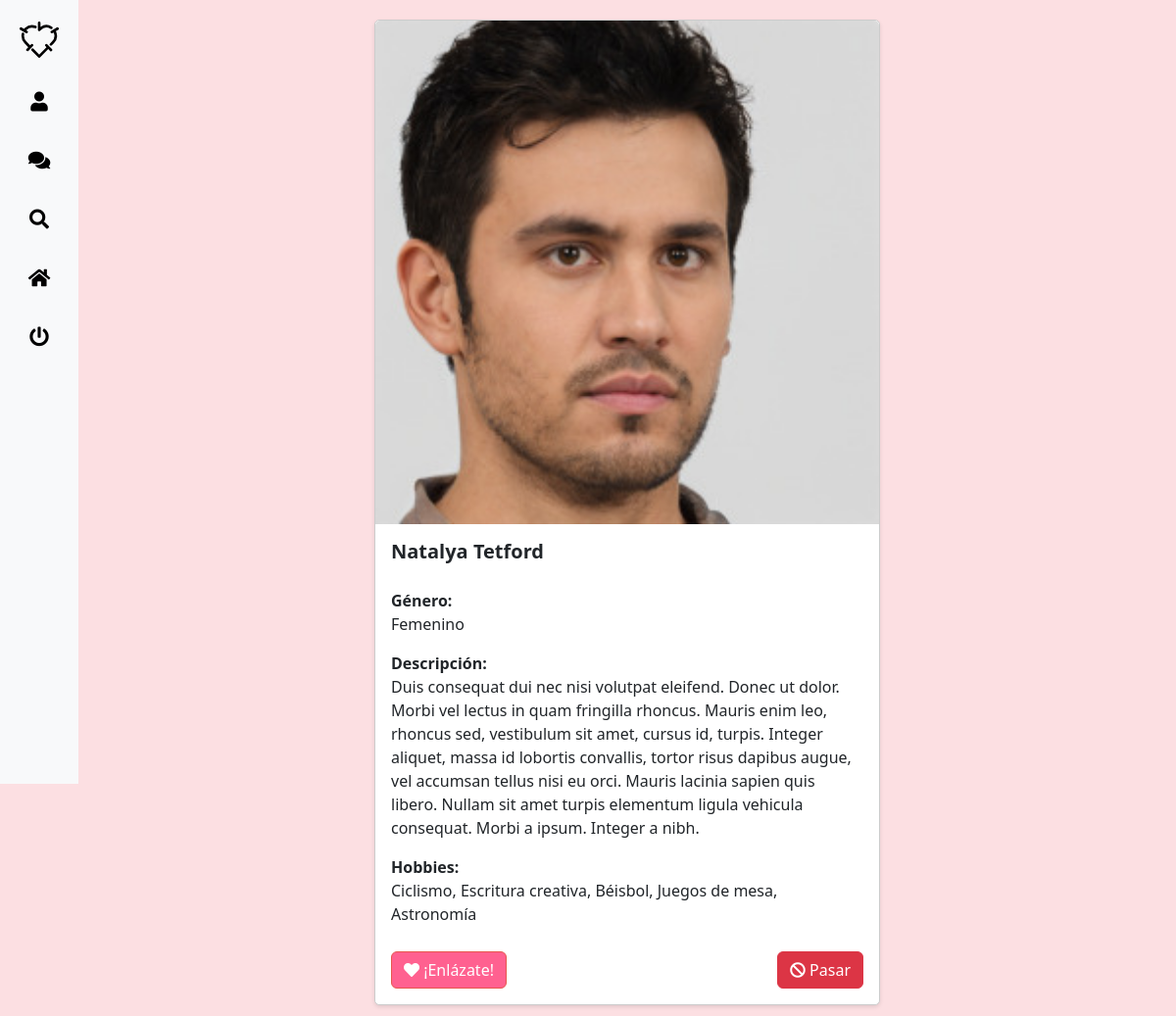
Screenshot of /explorar.php (signed in) with the database file from the repository.
### tables this page shows
CREATE TABLE `twn_users` (
  `id` int(11) NOT NULL,
  `first_name` varchar(64) NOT NULL,
  `last_name` varchar(64) DEFAULT NULL,
  `gender_id` varchar(3) DEFAULT NULL,
  `description` text DEFAULT NULL,
  `screen_name` varchar(64) NOT NULL,
  `email` varchar(64) NOT NULL,
  `gold_sub` tinyint(1) NOT NULL DEFAULT 0,
  `password` varchar(64) NOT NULL,
  `is_banned` tinyint(4) NOT NULL,
  `confirmation_code` varchar(255) DEFAULT NULL,
  `hobbies` varchar(255) DEFAULT NULL
);

CREATE TABLE `twn_genders` (
  `id` varchar(3) NOT NULL,
  `name` varchar(32) NOT NULL
);

### models/user_model.php (called while the page is built, shortened)
<?php
class UserModel
{
    private $conn;
    function __construct($conn)
    {
        $this->conn = $conn;
    }
    public function getRejectedProfiles($userId)
    {
        $query = "SELECT user2_id FROM twn_rejects WHERE user1_id = $userId
                  UNION
                  SELECT user1_id FROM twn_rejects WHERE user2_id = $userId";
        $result = mysqli_query($this->conn, $query);
        if ($result && mysqli_num_rows($result) > 0) {
            $rejectedProfiles = [];
            while ($row = mysqli_fetch_assoc($result)) {
                $rejectedProfiles[] = $row['user2_id'];
            }
            return $rejectedProfiles;
        } else {
            return [];
        }
    }
    public function getAcceptedProfiles($userId)
    {
        $query = "SELECT user2_id FROM twn_matches WHERE user1_id = $userId";
        $result = mysqli_query($this->conn, $query);
        if ($result && mysqli_num_rows($result) > 0) {
            $acceptedProfiles = [];
            while ($row = mysqli_fetch_assoc($result)) {
                $acceptedProfiles[] = $row['user2_id'];
            }
            return $acceptedProfiles;
        } else {
            return [];
        }
    }
    private function hasInterestedIn($userId)
    {
        $interestedInQuery = "SELECT gender_id FROM twn_interested_in WHERE user_id = ?";
        $stmtInterestedIn = $this->conn->prepare($interestedInQuery);
        $stmtInterestedIn->bind_param("i", $userId);
        $stmtInterestedIn->execute();
        $interestedInResult = $stmtInterestedIn->get_result();
        if ($interestedInResult && $interestedInResult->num_rows > 0) {
            $interestedInRow = $interestedInResult->fetch_assoc();
            return $interestedInRow['gender_id'];
        }
        return "";
    }
    private function hasHobbies($userId)
    {
        $hobbiesQuery = "SELECT hobbies FROM twn_users WHERE id = ?";
        $stmtHobbies = $this->conn->prepare($hobbiesQuery);
        $stmtHobbies->bind_param("i", $userId);
        $stmtHobbies->execute();
        $hobbiesResult = $stmtHobbies->get_result();
        if ($hobbiesResult && $hobbiesResult->num_rows > 0) {
            $hobbiesRow = $hobbiesResult->fetch_assoc();
            return $hobbiesRow['hobbies'];
        }
        return "";
    }
    public function getRandomProfile($userId, $attempt = 0)
    {
        $rejectedProfiles = $this->getRejectedProfiles($userId);
        $acceptedProfiles = $this->getAcceptedProfiles($userId);
        $interestedInGenderId = $this->hasInterestedIn($userId);
        $userHobbies = $this->hasHobbies($userId);
        $randomProfile = $this->getRandomProfileWithFilters($userId, $interestedInGenderId, $userHobbies, $rejectedProfiles, $acceptedProfiles);
        return $randomProfile;
    }
    private function getRandomProfileWithFilters($userId, $interestedInGenderId, $userHobbies, $rejectedProfiles, $acceptedProfiles)
    {
        $randomProfileQuery = "SELECT u.*, p.link, g.name AS gender_name
                               FROM twn_users u
                               JOIN twn_user_photo p ON u.id = p.user_id
                               JOIN twn_genders g ON u.gender_id = g.id
                               WHERE u.id != ?";
        $params = [$userId];
        $paramTypes = "i";
        if (!empty($interestedInGenderId)) {
            if ($interestedInGenderId == "B") {
                $randomProfileQuery .= " AND (u.gender_id = 'M' OR u.gender_id = 'F')";
            } else {
                $randomProfileQuery .= " AND u.gender_id = ?";
                $params[] = $interestedInGenderId;
                $paramTypes .= "s";
            }
        }
        if (!empty($userHobbies)) {
            $randomProfileQuery .= " AND (";
            $hobbiesArray = explode(",", $userHobbies);
            $numHobbies = count($hobbiesArray);
            for ($i = 0; $i < $numHobbies; $i++) {
                $cleanedHobby = mb_strtolower(trim($hobbiesArray[$i]));
                $cleanedHobby = str_replace(
                    ['á', 'é', 'í', 'ó', 'ú', 'ü'],
                    ['a', 'e', 'i', 'o', 'u', 'u'],
                    $cleanedHobby
                );
                $randomProfileQuery .= "LOWER(u.hobbies) LIKE ?";
                $params[] = "%" . $cleanedHobby . "%";
                $paramTypes .= "s";
                if ($i < $numHobbies - 1) {
                    $randomProfileQuery .= " OR ";
                }
            }
            $randomProfileQuery .= ")";
        }
        $randomProfileQuery .= " ORDER BY RAND()";
        $stmtRandomProfile = $this->conn->prepare($randomProfileQuery);
        $stmtRandomProfile->bind_param($paramTypes, ...$params);
        $stmtRandomProfile->execute();
        $randomProfileResult = $stmtRandomProfile->get_result();
        $blockedAndAcceptedProfiles = array_merge($rejectedProfiles, $acceptedProfiles);
        while ($row = $randomProfileResult->fetch_assoc()) {
            if (!in_array($row['id'], $blockedAndAcceptedProfiles)) {
                return $row;
            }
        }
        return null;
    }
}

### explorar.php (the view, shortened to what this page needs)
<?php
require_once "models/user_model.php";
$userModel = new UserModel($conn);
$userModel->checkBan();
$randomProfile = $userModel->getRandomProfile($_SESSION["user_id"]);
?>
<!DOCTYPE html>
<html lang="es">
<head>
    <link rel="stylesheet" type="text/css" href="helpers/bootstrap-5.3.0-alpha1-dist/css/bootstrap.min.css" />
    <link rel="stylesheet" href="https://cdnjs.cloudflare.com/ajax/libs/font-awesome/5.15.4/css/all.min.css">
    <link rel="stylesheet" type="text/css" href="style.css" />
    <link rel="stylesheet" href="https://cdnjs.cloudflare.com/ajax/libs/toastr.js/latest/css/toastr.min.css">
</head>
<body>
    <div class="sidebar" id="sidebar">
        <div class="sidebar-logo">
            <a href="home.php">
                <img src="images/logo_vf.svg">
            </a>
        </div>
        <ul class="sidebar-icons">
            <li>
                <a href="perfil.php">
                    <span class="icon"><i class="fas fa-user"></i></span>
                </a>
            </li>
            <li>
                <a href="chats.php">
                    <span class="icon"><i class="fas fa-comments"></i></span>
                </a>
            </li>
            <li>
                <a href="explorar.php">
                    <span class="icon"><i class="fas fa-search"></i></span>
                </a>
            </li>
            <li>
                <a href="index.php">
                    <span class="icon"><i class="fas fa-home"></i></span>
                </a>
            </li>
            <li>
                <a href="logout.php">
                    <span class="icon"><i class="fas fa-power-off"></i></span>
                </a>
            </li>
        </ul>
    </div>
    <div class="content">
        <div class="container">
            <div class="row justify-content-center">
                <div class="col-md-6">
                    <div class="card-deck">
                        <?php if ($randomProfile) : ?>
                            <div class="card">
                                <img style="display: block; margin: 0 auto;" src="<?php echo $randomProfile['link'] ? $randomProfile['link'] : 'chat_imgs/user_pics/default.png'; ?>" class="card-img-top" alt="Foto de perfil">
                                <div class="card-body">
                                    <h5 class="card-title">
                                        <strong>
                                            <p id="pfname"><?php echo $randomProfile['first_name'] . " " . $randomProfile['last_name']; ?></p>
                                        </strong>
                                    </h5>
                                    <strong>Género: </strong>
                                    <p id="gender"><?php echo $randomProfile['gender_name']; ?></p>
                                    <div class="form-group card-description">
                                        <strong>Descripción:</strong><br />
                                        <p id="description"> <?php echo $randomProfile['description']; ?></p>
                                    </div>
                                    <div class="form-group card-description">
                                        <strong>Hobbies:</strong><br />
                                        <p id="hobbies"> <?php echo $randomProfile['hobbies']; ?></p>
                                    </div>
                                    <div class="card-buttons">
                                        <button id="mBtn" data-profile-id="<?php echo $randomProfile['id']; ?>" onclick="matchProfile(this)" class="btn btn-primary">
                                            <i class="fas fa-heart"></i> ¡Enlázate!
                                        </button>
                                        <button id="rBtn" data-profile-id="<?php echo $randomProfile['id']; ?>" onclick="rejectProfile(this)" class="btn btn-danger">
                                            <i class="fas fa-ban"></i> Pasar
                                        </button>
                                    </div>
                                </div>
                            </div>
                        <?php else : ?>
                            <p>No se encontraron perfiles disponibles.</p>
                        <?php endif; ?>
                    </div>
                </div>
            </div>
        </div>
    </div>
</body>
</html>

### style.css (style rules this page uses)
body { margin: 0; }
.btn-primary { --bs-btn-color: #fff; --bs-btn-bg: #ff6190; --bs-btn-border-color: #E8564D; --bs-btn-hover-color: #fff; --bs-btn-hover-bg: #940242; --bs-btn-hover-border-color: #ff6190; --bs-btn-focus-shadow-rgb: 49, 132, 253; --bs-btn-active-color: #fff; --bs-btn-active-bg: #ff92c6; --bs-btn-active-border-color: #940242; --bs-btn-active-shadow: inset 0 3px 5px #00000020; --bs-btn-disabled-color: #fff; --bs-btn-disabled-bg: #ffbfe9; --bs-btn-disabled-border-color: #fd84d3; }

### explorar.php (style rules this page uses)
body { margin: 0; padding: 0; background-color: #fcdfe2; }
.sidebar { position: fixed; top: 0; left: 0; height: 100vh; width: 80px; background-color: #f8f9fa; transition: width 0.3s ease-in-out; z-index: 999; }
.sidebar-logo { text-align: center; padding: 20px; color: #000; font-size: 24px; }
.sidebar-icons { padding: 20px; list-style: none; margin: 0; padding: 0; }
.sidebar-icons li { margin-bottom: 10px; text-align: center; }
.sidebar-icons a { color: #000; font-size: 20px; display: inline-block; vertical-align: middle; text-decoration: none; padding: 10px; display: flex; align-items: center; justify-content: center; }
.content { margin-left: 80px; padding: 20px; display: flex; justify-content: center; align-items: center; }
.card { margin-bottom: 20px; border: 1px solid #ccc; border-radius: 5px; box-shadow: 0 2px 4px rgba(0, 0, 0, 0.1); max-width: 600px; }
.card-body { display: flex; flex-direction: column; justify-content: space-between; }
.card-title { font-size: 20px; margin-bottom: 10px; }
.card-description { flex-grow: 1; }
.card-buttons { display: flex; justify-content: space-between; margin-top: 10px; }

### rows the page displays
twn_users: first_name "Natalya", last_name "Tetford", description "Duis consequat dui nec nisi volutpat eleifend. Donec ut dolor. Morbi vel lectus in quam fringilla rhoncus. Mauris enim leo, rhoncus sed, vestibulum sit amet, cursus id, turpis. Integer aliquet, massa id lobortis convallis, tortor risus dapibus augue, vel accumsan tellus nisi eu orci. Mauris lacinia sapien quis libero. Nullam sit amet turpis elementum ligula vehicula consequat. Morbi a ipsum. Integer a nibh.", hobbies "Ciclismo, Escritura creativa, Béisbol, Juegos de mesa, Astronomía"
twn_genders: name "Femenino"
